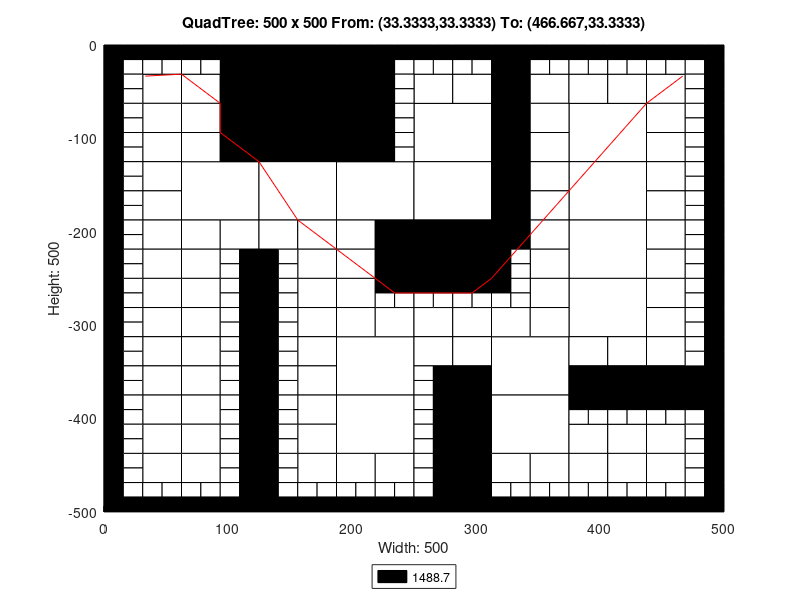

MATLAB code to generate this figure:
axis([0 500 -500 0]);
title('QuadTree: 500 x 500 From: (33.3333,33.3333) To: (466.667,33.3333)');
xlabel('Width: 500');
ylabel('Height: 500');
rectangle('Position',[125 -62.5 62.5 62.5], 'FaceColor',[0 0 0]);
rectangle('Position',[125 -125 62.5 62.5], 'FaceColor',[0 0 0]);
rectangle('Position',[62.5 -187.5 62.5 62.5], 'FaceColor',[1 1 1]);
rectangle('Position',[125 -187.5 62.5 62.5], 'FaceColor',[1 1 1]);
rectangle('Position',[187.5 -187.5 62.5 62.5], 'FaceColor',[1 1 1]);
rectangle('Position',[250 -125 62.5 62.5], 'FaceColor',[1 1 1]);
rectangle('Position',[375 -125 62.5 62.5], 'FaceColor',[1 1 1]);
rectangle('Position',[250 -187.5 62.5 62.5], 'FaceColor',[1 1 1]);
rectangle('Position',[250 -250 62.5 62.5], 'FaceColor',[0 0 0]);
rectangle('Position',[375 -187.5 62.5 62.5], 'FaceColor',[1 1 1]);
rectangle('Position',[375 -250 62.5 62.5], 'FaceColor',[1 1 1]);
rectangle('Position',[187.5 -375 62.5 62.5], 'FaceColor',[1 1 1]);
rectangle('Position',[187.5 -437.5 62.5 62.5], 'FaceColor',[1 1 1]);
rectangle('Position',[312.5 -375 62.5 62.5], 'FaceColor',[1 1 1]);
rectangle('Position',[375 -312.5 62.5 62.5], 'FaceColor',[1 1 1]);
rectangle('Position',[312.5 -437.5 62.5 62.5], 'FaceColor',[1 1 1]);
rectangle('Position',[31.25 -62.5 31.25 31.25], 'FaceColor',[1 1 1]);
rectangle('Position',[93.75 -31.25 31.25 31.25], 'FaceColor',[0 0 0]);
rectangle('Position',[62.5 -62.5 31.25 31.25], 'FaceColor',[1 1 1]);
rectangle('Position',[93.75 -62.5 31.25 31.25], 'FaceColor',[0 0 0]);
rectangle('Position',[31.25 -93.75 31.25 31.25], 'FaceColor',[1 1 1]);
rectangle('Position',[31.25 -125 31.25 31.25], 'FaceColor',[1 1 1]);
rectangle('Position',[62.5 -93.75 31.25 31.25], 'FaceColor',[1 1 1]);
rectangle('Position',[93.75 -93.75 31.25 31.25], 'FaceColor',[0 0 0]);
rectangle('Position',[62.5 -125 31.25 31.25], 'FaceColor',[1 1 1]);
rectangle('Position',[93.75 -125 31.25 31.25], 'FaceColor',[0 0 0]);
rectangle('Position',[187.5 -31.25 31.25 31.25], 'FaceColor',[0 0 0]);
rectangle('Position',[187.5 -62.5 31.25 31.25], 'FaceColor',[0 0 0]);
rectangle('Position',[187.5 -93.75 31.25 31.25], 'FaceColor',[0 0 0]);
rectangle('Position',[187.5 -125 31.25 31.25], 'FaceColor',[0 0 0]);
rectangle('Position',[31.25 -156.25 31.25 31.25], 'FaceColor',[1 1 1]);
rectangle('Position',[31.25 -187.5 31.25 31.25], 'FaceColor',[1 1 1]);
rectangle('Position',[31.25 -218.75 31.25 31.25], 'FaceColor',[1 1 1]);
rectangle('Position',[31.25 -250 31.25 31.25], 'FaceColor',[1 1 1]);
rectangle('Position',[62.5 -218.75 31.25 31.25], 'FaceColor',[1 1 1]);
rectangle('Position',[93.75 -218.75 31.25 31.25], 'FaceColor',[1 1 1]);
rectangle('Position',[62.5 -250 31.25 31.25], 'FaceColor',[1 1 1]);
rectangle('Position',[125 -218.75 31.25 31.25], 'FaceColor',[1 1 1]);
rectangle('Position',[156.25 -218.75 31.25 31.25], 'FaceColor',[1 1 1]);
rectangle('Position',[156.25 -250 31.25 31.25], 'FaceColor',[1 1 1]);
rectangle('Position',[187.5 -218.75 31.25 31.25], 'FaceColor',[1 1 1]);
rectangle('Position',[218.75 -218.75 31.25 31.25], 'FaceColor',[0 0 0]);
rectangle('Position',[187.5 -250 31.25 31.25], 'FaceColor',[1 1 1]);
rectangle('Position',[218.75 -250 31.25 31.25], 'FaceColor',[0 0 0]);
rectangle('Position',[250 -62.5 31.25 31.25], 'FaceColor',[1 1 1]);
rectangle('Position',[281.25 -62.5 31.25 31.25], 'FaceColor',[1 1 1]);
rectangle('Position',[312.5 -31.25 31.25 31.25], 'FaceColor',[0 0 0]);
rectangle('Position',[312.5 -62.5 31.25 31.25], 'FaceColor',[0 0 0]);
rectangle('Position',[343.75 -62.5 31.25 31.25], 'FaceColor',[1 1 1]);
rectangle('Position',[312.5 -93.75 31.25 31.25], 'FaceColor',[0 0 0]);
rectangle('Position',[343.75 -93.75 31.25 31.25], 'FaceColor',[1 1 1]);
rectangle('Position',[312.5 -125 31.25 31.25], 'FaceColor',[0 0 0]);
rectangle('Position',[343.75 -125 31.25 31.25], 'FaceColor',[1 1 1]);
rectangle('Position',[375 -62.5 31.25 31.25], 'FaceColor',[1 1 1]);
rectangle('Position',[406.25 -62.5 31.25 31.25], 'FaceColor',[1 1 1]);
rectangle('Position',[437.5 -62.5 31.25 31.25], 'FaceColor',[1 1 1]);
rectangle('Position',[437.5 -93.75 31.25 31.25], 'FaceColor',[1 1 1]);
rectangle('Position',[437.5 -125 31.25 31.25], 'FaceColor',[1 1 1]);
rectangle('Position',[312.5 -156.25 31.25 31.25], 'FaceColor',[0 0 0]);
rectangle('Position',[343.75 -156.25 31.25 31.25], 'FaceColor',[1 1 1]);
rectangle('Position',[312.5 -187.5 31.25 31.25], 'FaceColor',[0 0 0]);
rectangle('Position',[343.75 -187.5 31.25 31.25], 'FaceColor',[1 1 1]);
rectangle('Position',[312.5 -218.75 31.25 31.25], 'FaceColor',[0 0 0]);
rectangle('Position',[343.75 -218.75 31.25 31.25], 'FaceColor',[1 1 1]);
rectangle('Position',[343.75 -250 31.25 31.25], 'FaceColor',[1 1 1]);
rectangle('Position',[437.5 -156.25 31.25 31.25], 'FaceColor',[1 1 1]);
rectangle('Position',[437.5 -187.5 31.25 31.25], 'FaceColor',[1 1 1]);
rectangle('Position',[437.5 -218.75 31.25 31.25], 'FaceColor',[1 1 1]);
rectangle('Position',[437.5 -250 31.25 31.25], 'FaceColor',[1 1 1]);
rectangle('Position',[31.25 -281.25 31.25 31.25], 'FaceColor',[1 1 1]);
rectangle('Position',[31.25 -312.5 31.25 31.25], 'FaceColor',[1 1 1]);
rectangle('Position',[62.5 -281.25 31.25 31.25], 'FaceColor',[1 1 1]);
rectangle('Position',[62.5 -312.5 31.25 31.25], 'FaceColor',[1 1 1]);
rectangle('Position',[31.25 -343.75 31.25 31.25], 'FaceColor',[1 1 1]);
rectangle('Position',[31.25 -375 31.25 31.25], 'FaceColor',[1 1 1]);
rectangle('Position',[62.5 -343.75 31.25 31.25], 'FaceColor',[1 1 1]);
rectangle('Position',[62.5 -375 31.25 31.25], 'FaceColor',[1 1 1]);
rectangle('Position',[156.25 -281.25 31.25 31.25], 'FaceColor',[1 1 1]);
rectangle('Position',[156.25 -312.5 31.25 31.25], 'FaceColor',[1 1 1]);
rectangle('Position',[187.5 -281.25 31.25 31.25], 'FaceColor',[1 1 1]);
rectangle('Position',[187.5 -312.5 31.25 31.25], 'FaceColor',[1 1 1]);
rectangle('Position',[218.75 -312.5 31.25 31.25], 'FaceColor',[1 1 1]);
rectangle('Position',[156.25 -343.75 31.25 31.25], 'FaceColor',[1 1 1]);
rectangle('Position',[156.25 -375 31.25 31.25], 'FaceColor',[1 1 1]);
rectangle('Position',[31.25 -406.25 31.25 31.25], 'FaceColor',[1 1 1]);
rectangle('Position',[31.25 -437.5 31.25 31.25], 'FaceColor',[1 1 1]);
rectangle('Position',[62.5 -406.25 31.25 31.25], 'FaceColor',[1 1 1]);
rectangle('Position',[62.5 -437.5 31.25 31.25], 'FaceColor',[1 1 1]);
rectangle('Position',[31.25 -468.75 31.25 31.25], 'FaceColor',[1 1 1]);
rectangle('Position',[62.5 -468.75 31.25 31.25], 'FaceColor',[1 1 1]);
rectangle('Position',[156.25 -406.25 31.25 31.25], 'FaceColor',[1 1 1]);
rectangle('Position',[156.25 -437.5 31.25 31.25], 'FaceColor',[1 1 1]);
rectangle('Position',[156.25 -468.75 31.25 31.25], 'FaceColor',[1 1 1]);
rectangle('Position',[187.5 -468.75 31.25 31.25], 'FaceColor',[1 1 1]);
rectangle('Position',[218.75 -468.75 31.25 31.25], 'FaceColor',[1 1 1]);
rectangle('Position',[250 -312.5 31.25 31.25], 'FaceColor',[1 1 1]);
rectangle('Position',[281.25 -312.5 31.25 31.25], 'FaceColor',[1 1 1]);
rectangle('Position',[343.75 -281.25 31.25 31.25], 'FaceColor',[1 1 1]);
rectangle('Position',[312.5 -312.5 31.25 31.25], 'FaceColor',[1 1 1]);
rectangle('Position',[343.75 -312.5 31.25 31.25], 'FaceColor',[1 1 1]);
rectangle('Position',[250 -343.75 31.25 31.25], 'FaceColor',[1 1 1]);
rectangle('Position',[281.25 -343.75 31.25 31.25], 'FaceColor',[1 1 1]);
rectangle('Position',[281.25 -375 31.25 31.25], 'FaceColor',[0 0 0]);
rectangle('Position',[437.5 -281.25 31.25 31.25], 'FaceColor',[1 1 1]);
rectangle('Position',[437.5 -312.5 31.25 31.25], 'FaceColor',[1 1 1]);
rectangle('Position',[375 -343.75 31.25 31.25], 'FaceColor',[1 1 1]);
rectangle('Position',[406.25 -343.75 31.25 31.25], 'FaceColor',[1 1 1]);
rectangle('Position',[375 -375 31.25 31.25], 'FaceColor',[0 0 0]);
rectangle('Position',[406.25 -375 31.25 31.25], 'FaceColor',[0 0 0]);
rectangle('Position',[437.5 -343.75 31.25 31.25], 'FaceColor',[1 1 1]);
rectangle('Position',[437.5 -375 31.25 31.25], 'FaceColor',[0 0 0]);
rectangle('Position',[468.75 -375 31.25 31.25], 'FaceColor',[0 0 0]);
rectangle('Position',[281.25 -406.25 31.25 31.25], 'FaceColor',[0 0 0]);
rectangle('Position',[281.25 -437.5 31.25 31.25], 'FaceColor',[0 0 0]);
rectangle('Position',[281.25 -468.75 31.25 31.25], 'FaceColor',[0 0 0]);
rectangle('Position',[281.25 -500 31.25 31.25], 'FaceColor',[0 0 0]);
rectangle('Position',[312.5 -468.75 31.25 31.25], 'FaceColor',[1 1 1]);
rectangle('Position',[343.75 -468.75 31.25 31.25], 'FaceColor',[1 1 1]);
rectangle('Position',[375 -437.5 31.25 31.25], 'FaceColor',[1 1 1]);
rectangle('Position',[406.25 -437.5 31.25 31.25], 'FaceColor',[1 1 1]);
rectangle('Position',[437.5 -437.5 31.25 31.25], 'FaceColor',[1 1 1]);
rectangle('Position',[375 -468.75 31.25 31.25], 'FaceColor',[1 1 1]);
rectangle('Position',[406.25 -468.75 31.25 31.25], 'FaceColor',[1 1 1]);
rectangle('Position',[437.5 -468.75 31.25 31.25], 'FaceColor',[1 1 1]);
rectangle('Position',[0 -15.625 15.625 15.625], 'FaceColor',[0 0 0]);
rectangle('Position',[15.625 -15.625 15.625 15.625], 'FaceColor',[0 0 0]);
rectangle('Position',[0 -31.25 15.625 15.625], 'FaceColor',[0 0 0]);
rectangle('Position',[15.625 -31.25 15.625 15.625], 'FaceColor',[1 1 1]);
rectangle('Position',[31.25 -15.625 15.625 15.625], 'FaceColor',[0 0 0]);
rectangle('Position',[46.875 -15.625 15.625 15.625], 'FaceColor',[0 0 0]);
rectangle('Position',[31.25 -31.25 15.625 15.625], 'FaceColor',[1 1 1]);
rectangle('Position',[46.875 -31.25 15.625 15.625], 'FaceColor',[1 1 1]);
rectangle('Position',[0 -46.875 15.625 15.625], 'FaceColor',[0 0 0]);
rectangle('Position',[15.625 -46.875 15.625 15.625], 'FaceColor',[1 1 1]);
rectangle('Position',[0 -62.5 15.625 15.625], 'FaceColor',[0 0 0]);
rectangle('Position',[15.625 -62.5 15.625 15.625], 'FaceColor',[1 1 1]);
rectangle('Position',[62.5 -15.625 15.625 15.625], 'FaceColor',[0 0 0]);
rectangle('Position',[78.125 -15.625 15.625 15.625], 'FaceColor',[0 0 0]);
rectangle('Position',[62.5 -31.25 15.625 15.625], 'FaceColor',[1 1 1]);
rectangle('Position',[78.125 -31.25 15.625 15.625], 'FaceColor',[1 1 1]);
rectangle('Position',[0 -78.125 15.625 15.625], 'FaceColor',[0 0 0]);
rectangle('Position',[15.625 -78.125 15.625 15.625], 'FaceColor',[1 1 1]);
rectangle('Position',[0 -93.75 15.625 15.625], 'FaceColor',[0 0 0]);
rectangle('Position',[15.625 -93.75 15.625 15.625], 'FaceColor',[1 1 1]);
rectangle('Position',[0 -109.375 15.625 15.625], 'FaceColor',[0 0 0]);
rectangle('Position',[15.625 -109.375 15.625 15.625], 'FaceColor',[1 1 1]);
rectangle('Position',[0 -125 15.625 15.625], 'FaceColor',[0 0 0]);
rectangle('Position',[15.625 -125 15.625 15.625], 'FaceColor',[1 1 1]);
rectangle('Position',[218.75 -15.625 15.625 15.625], 'FaceColor',[0 0 0]);
rectangle('Position',[234.375 -15.625 15.625 15.625], 'FaceColor',[0 0 0]);
rectangle('Position',[218.75 -31.25 15.625 15.625], 'FaceColor',[0 0 0]);
rectangle('Position',[234.375 -31.25 15.625 15.625], 'FaceColor',[1 1 1]);
rectangle('Position',[218.75 -46.875 15.625 15.625], 'FaceColor',[0 0 0]);
rectangle('Position',[234.375 -46.875 15.625 15.625], 'FaceColor',[1 1 1]);
rectangle('Position',[218.75 -62.5 15.625 15.625], 'FaceColor',[0 0 0]);
rectangle('Position',[234.375 -62.5 15.625 15.625], 'FaceColor',[1 1 1]);
rectangle('Position',[218.75 -78.125 15.625 15.625], 'FaceColor',[0 0 0]);
rectangle('Position',[234.375 -78.125 15.625 15.625], 'FaceColor',[1 1 1]);
rectangle('Position',[218.75 -93.75 15.625 15.625], 'FaceColor',[0 0 0]);
rectangle('Position',[234.375 -93.75 15.625 15.625], 'FaceColor',[1 1 1]);
rectangle('Position',[218.75 -109.375 15.625 15.625], 'FaceColor',[0 0 0]);
rectangle('Position',[234.375 -109.375 15.625 15.625], 'FaceColor',[1 1 1]);
rectangle('Position',[218.75 -125 15.625 15.625], 'FaceColor',[0 0 0]);
rectangle('Position',[234.375 -125 15.625 15.625], 'FaceColor',[1 1 1]);
rectangle('Position',[0 -140.625 15.625 15.625], 'FaceColor',[0 0 0]);
rectangle('Position',[15.625 -140.625 15.625 15.625], 'FaceColor',[1 1 1]);
rectangle('Position',[0 -156.25 15.625 15.625], 'FaceColor',[0 0 0]);
rectangle('Position',[15.625 -156.25 15.625 15.625], 'FaceColor',[1 1 1]);
rectangle('Position',[0 -171.875 15.625 15.625], 'FaceColor',[0 0 0]);
rectangle('Position',[15.625 -171.875 15.625 15.625], 'FaceColor',[1 1 1]);
rectangle('Position',[0 -187.5 15.625 15.625], 'FaceColor',[0 0 0]);
rectangle('Position',[15.625 -187.5 15.625 15.625], 'FaceColor',[1 1 1]);
rectangle('Position',[0 -203.125 15.625 15.625], 'FaceColor',[0 0 0]);
rectangle('Position',[15.625 -203.125 15.625 15.625], 'FaceColor',[1 1 1]);
rectangle('Position',[0 -218.75 15.625 15.625], 'FaceColor',[0 0 0]);
rectangle('Position',[15.625 -218.75 15.625 15.625], 'FaceColor',[1 1 1]);
rectangle('Position',[0 -234.375 15.625 15.625], 'FaceColor',[0 0 0]);
rectangle('Position',[15.625 -234.375 15.625 15.625], 'FaceColor',[1 1 1]);
rectangle('Position',[0 -250 15.625 15.625], 'FaceColor',[0 0 0]);
rectangle('Position',[15.625 -250 15.625 15.625], 'FaceColor',[1 1 1]);
rectangle('Position',[93.75 -234.375 15.625 15.625], 'FaceColor',[1 1 1]);
rectangle('Position',[109.375 -234.375 15.625 15.625], 'FaceColor',[0 0 0]);
rectangle('Position',[93.75 -250 15.625 15.625], 'FaceColor',[1 1 1]);
rectangle('Position',[109.375 -250 15.625 15.625], 'FaceColor',[0 0 0]);
rectangle('Position',[125 -234.375 15.625 15.625], 'FaceColor',[0 0 0]);
rectangle('Position',[140.625 -234.375 15.625 15.625], 'FaceColor',[1 1 1]);
rectangle('Position',[125 -250 15.625 15.625], 'FaceColor',[0 0 0]);
rectangle('Position',[140.625 -250 15.625 15.625], 'FaceColor',[1 1 1]);
rectangle('Position',[250 -15.625 15.625 15.625], 'FaceColor',[0 0 0]);
rectangle('Position',[265.625 -15.625 15.625 15.625], 'FaceColor',[0 0 0]);
rectangle('Position',[250 -31.25 15.625 15.625], 'FaceColor',[1 1 1]);
rectangle('Position',[265.625 -31.25 15.625 15.625], 'FaceColor',[1 1 1]);
rectangle('Position',[281.25 -15.625 15.625 15.625], 'FaceColor',[0 0 0]);
rectangle('Position',[296.875 -15.625 15.625 15.625], 'FaceColor',[0 0 0]);
rectangle('Position',[281.25 -31.25 15.625 15.625], 'FaceColor',[1 1 1]);
rectangle('Position',[296.875 -31.25 15.625 15.625], 'FaceColor',[1 1 1]);
rectangle('Position',[343.75 -15.625 15.625 15.625], 'FaceColor',[0 0 0]);
rectangle('Position',[359.375 -15.625 15.625 15.625], 'FaceColor',[0 0 0]);
rectangle('Position',[343.75 -31.25 15.625 15.625], 'FaceColor',[1 1 1]);
rectangle('Position',[359.375 -31.25 15.625 15.625], 'FaceColor',[1 1 1]);
rectangle('Position',[375 -15.625 15.625 15.625], 'FaceColor',[0 0 0]);
rectangle('Position',[390.625 -15.625 15.625 15.625], 'FaceColor',[0 0 0]);
rectangle('Position',[375 -31.25 15.625 15.625], 'FaceColor',[1 1 1]);
rectangle('Position',[390.625 -31.25 15.625 15.625], 'FaceColor',[1 1 1]);
rectangle('Position',[406.25 -15.625 15.625 15.625], 'FaceColor',[0 0 0]);
rectangle('Position',[421.875 -15.625 15.625 15.625], 'FaceColor',[0 0 0]);
rectangle('Position',[406.25 -31.25 15.625 15.625], 'FaceColor',[1 1 1]);
rectangle('Position',[421.875 -31.25 15.625 15.625], 'FaceColor',[1 1 1]);
rectangle('Position',[437.5 -15.625 15.625 15.625], 'FaceColor',[0 0 0]);
rectangle('Position',[453.125 -15.625 15.625 15.625], 'FaceColor',[0 0 0]);
rectangle('Position',[437.5 -31.25 15.625 15.625], 'FaceColor',[1 1 1]);
rectangle('Position',[453.125 -31.25 15.625 15.625], 'FaceColor',[1 1 1]);
rectangle('Position',[468.75 -15.625 15.625 15.625], 'FaceColor',[0 0 0]);
rectangle('Position',[484.375 -15.625 15.625 15.625], 'FaceColor',[0 0 0]);
rectangle('Position',[468.75 -31.25 15.625 15.625], 'FaceColor',[1 1 1]);
rectangle('Position',[484.375 -31.25 15.625 15.625], 'FaceColor',[0 0 0]);
rectangle('Position',[468.75 -46.875 15.625 15.625], 'FaceColor',[1 1 1]);
rectangle('Position',[484.375 -46.875 15.625 15.625], 'FaceColor',[0 0 0]);
rectangle('Position',[468.75 -62.5 15.625 15.625], 'FaceColor',[1 1 1]);
rectangle('Position',[484.375 -62.5 15.625 15.625], 'FaceColor',[0 0 0]);
rectangle('Position',[468.75 -78.125 15.625 15.625], 'FaceColor',[1 1 1]);
rectangle('Position',[484.375 -78.125 15.625 15.625], 'FaceColor',[0 0 0]);
rectangle('Position',[468.75 -93.75 15.625 15.625], 'FaceColor',[1 1 1]);
rectangle('Position',[484.375 -93.75 15.625 15.625], 'FaceColor',[0 0 0]);
rectangle('Position',[468.75 -109.375 15.625 15.625], 'FaceColor',[1 1 1]);
rectangle('Position',[484.375 -109.375 15.625 15.625], 'FaceColor',[0 0 0]);
rectangle('Position',[468.75 -125 15.625 15.625], 'FaceColor',[1 1 1]);
rectangle('Position',[484.375 -125 15.625 15.625], 'FaceColor',[0 0 0]);
rectangle('Position',[312.5 -234.375 15.625 15.625], 'FaceColor',[0 0 0]);
rectangle('Position',[328.125 -234.375 15.625 15.625], 'FaceColor',[1 1 1]);
rectangle('Position',[312.5 -250 15.625 15.625], 'FaceColor',[0 0 0]);
rectangle('Position',[328.125 -250 15.625 15.625], 'FaceColor',[1 1 1]);
rectangle('Position',[468.75 -140.625 15.625 15.625], 'FaceColor',[1 1 1]);
rectangle('Position',[484.375 -140.625 15.625 15.625], 'FaceColor',[0 0 0]);
rectangle('Position',[468.75 -156.25 15.625 15.625], 'FaceColor',[1 1 1]);
rectangle('Position',[484.375 -156.25 15.625 15.625], 'FaceColor',[0 0 0]);
rectangle('Position',[468.75 -171.875 15.625 15.625], 'FaceColor',[1 1 1]);
rectangle('Position',[484.375 -171.875 15.625 15.625], 'FaceColor',[0 0 0]);
rectangle('Position',[468.75 -187.5 15.625 15.625], 'FaceColor',[1 1 1]);
rectangle('Position',[484.375 -187.5 15.625 15.625], 'FaceColor',[0 0 0]);
rectangle('Position',[468.75 -203.125 15.625 15.625], 'FaceColor',[1 1 1]);
rectangle('Position',[484.375 -203.125 15.625 15.625], 'FaceColor',[0 0 0]);
rectangle('Position',[468.75 -218.75 15.625 15.625], 'FaceColor',[1 1 1]);
rectangle('Position',[484.375 -218.75 15.625 15.625], 'FaceColor',[0 0 0]);
rectangle('Position',[468.75 -234.375 15.625 15.625], 'FaceColor',[1 1 1]);
rectangle('Position',[484.375 -234.375 15.625 15.625], 'FaceColor',[0 0 0]);
rectangle('Position',[468.75 -250 15.625 15.625], 'FaceColor',[1 1 1]);
rectangle('Position',[484.375 -250 15.625 15.625], 'FaceColor',[0 0 0]);
rectangle('Position',[0 -265.625 15.625 15.625], 'FaceColor',[0 0 0]);
rectangle('Position',[15.625 -265.625 15.625 15.625], 'FaceColor',[1 1 1]);
rectangle('Position',[0 -281.25 15.625 15.625], 'FaceColor',[0 0 0]);
rectangle('Position',[15.625 -281.25 15.625 15.625], 'FaceColor',[1 1 1]);
rectangle('Position',[0 -296.875 15.625 15.625], 'FaceColor',[0 0 0]);
rectangle('Position',[15.625 -296.875 15.625 15.625], 'FaceColor',[1 1 1]);
rectangle('Position',[0 -312.5 15.625 15.625], 'FaceColor',[0 0 0]);
rectangle('Position',[15.625 -312.5 15.625 15.625], 'FaceColor',[1 1 1]);
rectangle('Position',[93.75 -265.625 15.625 15.625], 'FaceColor',[1 1 1]);
rectangle('Position',[109.375 -265.625 15.625 15.625], 'FaceColor',[0 0 0]);
rectangle('Position',[93.75 -281.25 15.625 15.625], 'FaceColor',[1 1 1]);
rectangle('Position',[109.375 -281.25 15.625 15.625], 'FaceColor',[0 0 0]);
rectangle('Position',[93.75 -296.875 15.625 15.625], 'FaceColor',[1 1 1]);
rectangle('Position',[109.375 -296.875 15.625 15.625], 'FaceColor',[0 0 0]);
rectangle('Position',[93.75 -312.5 15.625 15.625], 'FaceColor',[1 1 1]);
rectangle('Position',[109.375 -312.5 15.625 15.625], 'FaceColor',[0 0 0]);
rectangle('Position',[0 -328.125 15.625 15.625], 'FaceColor',[0 0 0]);
rectangle('Position',[15.625 -328.125 15.625 15.625], 'FaceColor',[1 1 1]);
rectangle('Position',[0 -343.75 15.625 15.625], 'FaceColor',[0 0 0]);
rectangle('Position',[15.625 -343.75 15.625 15.625], 'FaceColor',[1 1 1]);
rectangle('Position',[0 -359.375 15.625 15.625], 'FaceColor',[0 0 0]);
rectangle('Position',[15.625 -359.375 15.625 15.625], 'FaceColor',[1 1 1]);
rectangle('Position',[0 -375 15.625 15.625], 'FaceColor',[0 0 0]);
rectangle('Position',[15.625 -375 15.625 15.625], 'FaceColor',[1 1 1]);
rectangle('Position',[93.75 -328.125 15.625 15.625], 'FaceColor',[1 1 1]);
rectangle('Position',[109.375 -328.125 15.625 15.625], 'FaceColor',[0 0 0]);
rectangle('Position',[93.75 -343.75 15.625 15.625], 'FaceColor',[1 1 1]);
rectangle('Position',[109.375 -343.75 15.625 15.625], 'FaceColor',[0 0 0]);
rectangle('Position',[93.75 -359.375 15.625 15.625], 'FaceColor',[1 1 1]);
rectangle('Position',[109.375 -359.375 15.625 15.625], 'FaceColor',[0 0 0]);
rectangle('Position',[93.75 -375 15.625 15.625], 'FaceColor',[1 1 1]);
rectangle('Position',[109.375 -375 15.625 15.625], 'FaceColor',[0 0 0]);
rectangle('Position',[125 -265.625 15.625 15.625], 'FaceColor',[0 0 0]);
rectangle('Position',[140.625 -265.625 15.625 15.625], 'FaceColor',[1 1 1]);
rectangle('Position',[125 -281.25 15.625 15.625], 'FaceColor',[0 0 0]);
rectangle('Position',[140.625 -281.25 15.625 15.625], 'FaceColor',[1 1 1]);
rectangle('Position',[125 -296.875 15.625 15.625], 'FaceColor',[0 0 0]);
rectangle('Position',[140.625 -296.875 15.625 15.625], 'FaceColor',[1 1 1]);
rectangle('Position',[125 -312.5 15.625 15.625], 'FaceColor',[0 0 0]);
rectangle('Position',[140.625 -312.5 15.625 15.625], 'FaceColor',[1 1 1]);
rectangle('Position',[218.75 -265.625 15.625 15.625], 'FaceColor',[0 0 0]);
rectangle('Position',[234.375 -265.625 15.625 15.625], 'FaceColor',[0 0 0]);
rectangle('Position',[218.75 -281.25 15.625 15.625], 'FaceColor',[1 1 1]);
rectangle('Position',[234.375 -281.25 15.625 15.625], 'FaceColor',[1 1 1]);
rectangle('Position',[125 -328.125 15.625 15.625], 'FaceColor',[0 0 0]);
rectangle('Position',[140.625 -328.125 15.625 15.625], 'FaceColor',[1 1 1]);
rectangle('Position',[125 -343.75 15.625 15.625], 'FaceColor',[0 0 0]);
rectangle('Position',[140.625 -343.75 15.625 15.625], 'FaceColor',[1 1 1]);
rectangle('Position',[125 -359.375 15.625 15.625], 'FaceColor',[0 0 0]);
rectangle('Position',[140.625 -359.375 15.625 15.625], 'FaceColor',[1 1 1]);
rectangle('Position',[125 -375 15.625 15.625], 'FaceColor',[0 0 0]);
rectangle('Position',[140.625 -375 15.625 15.625], 'FaceColor',[1 1 1]);
rectangle('Position',[0 -390.625 15.625 15.625], 'FaceColor',[0 0 0]);
rectangle('Position',[15.625 -390.625 15.625 15.625], 'FaceColor',[1 1 1]);
rectangle('Position',[0 -406.25 15.625 15.625], 'FaceColor',[0 0 0]);
rectangle('Position',[15.625 -406.25 15.625 15.625], 'FaceColor',[1 1 1]);
rectangle('Position',[0 -421.875 15.625 15.625], 'FaceColor',[0 0 0]);
rectangle('Position',[15.625 -421.875 15.625 15.625], 'FaceColor',[1 1 1]);
rectangle('Position',[0 -437.5 15.625 15.625], 'FaceColor',[0 0 0]);
rectangle('Position',[15.625 -437.5 15.625 15.625], 'FaceColor',[1 1 1]);
rectangle('Position',[93.75 -390.625 15.625 15.625], 'FaceColor',[1 1 1]);
rectangle('Position',[109.375 -390.625 15.625 15.625], 'FaceColor',[0 0 0]);
rectangle('Position',[93.75 -406.25 15.625 15.625], 'FaceColor',[1 1 1]);
rectangle('Position',[109.375 -406.25 15.625 15.625], 'FaceColor',[0 0 0]);
rectangle('Position',[93.75 -421.875 15.625 15.625], 'FaceColor',[1 1 1]);
rectangle('Position',[109.375 -421.875 15.625 15.625], 'FaceColor',[0 0 0]);
rectangle('Position',[93.75 -437.5 15.625 15.625], 'FaceColor',[1 1 1]);
rectangle('Position',[109.375 -437.5 15.625 15.625], 'FaceColor',[0 0 0]);
rectangle('Position',[0 -453.125 15.625 15.625], 'FaceColor',[0 0 0]);
rectangle('Position',[15.625 -453.125 15.625 15.625], 'FaceColor',[1 1 1]);
rectangle('Position',[0 -468.75 15.625 15.625], 'FaceColor',[0 0 0]);
rectangle('Position',[15.625 -468.75 15.625 15.625], 'FaceColor',[1 1 1]);
rectangle('Position',[0 -484.375 15.625 15.625], 'FaceColor',[0 0 0]);
rectangle('Position',[15.625 -484.375 15.625 15.625], 'FaceColor',[1 1 1]);
rectangle('Position',[0 -500 15.625 15.625], 'FaceColor',[0 0 0]);
rectangle('Position',[15.625 -500 15.625 15.625], 'FaceColor',[0 0 0]);
rectangle('Position',[31.25 -484.375 15.625 15.625], 'FaceColor',[1 1 1]);
rectangle('Position',[46.875 -484.375 15.625 15.625], 'FaceColor',[1 1 1]);
rectangle('Position',[31.25 -500 15.625 15.625], 'FaceColor',[0 0 0]);
rectangle('Position',[46.875 -500 15.625 15.625], 'FaceColor',[0 0 0]);
rectangle('Position',[93.75 -453.125 15.625 15.625], 'FaceColor',[1 1 1]);
rectangle('Position',[109.375 -453.125 15.625 15.625], 'FaceColor',[0 0 0]);
rectangle('Position',[93.75 -468.75 15.625 15.625], 'FaceColor',[1 1 1]);
rectangle('Position',[109.375 -468.75 15.625 15.625], 'FaceColor',[0 0 0]);
rectangle('Position',[62.5 -484.375 15.625 15.625], 'FaceColor',[1 1 1]);
rectangle('Position',[78.125 -484.375 15.625 15.625], 'FaceColor',[1 1 1]);
rectangle('Position',[62.5 -500 15.625 15.625], 'FaceColor',[0 0 0]);
rectangle('Position',[78.125 -500 15.625 15.625], 'FaceColor',[0 0 0]);
rectangle('Position',[93.75 -484.375 15.625 15.625], 'FaceColor',[1 1 1]);
rectangle('Position',[109.375 -484.375 15.625 15.625], 'FaceColor',[0 0 0]);
rectangle('Position',[93.75 -500 15.625 15.625], 'FaceColor',[0 0 0]);
rectangle('Position',[109.375 -500 15.625 15.625], 'FaceColor',[0 0 0]);
rectangle('Position',[125 -390.625 15.625 15.625], 'FaceColor',[0 0 0]);
rectangle('Position',[140.625 -390.625 15.625 15.625], 'FaceColor',[1 1 1]);
rectangle('Position',[125 -406.25 15.625 15.625], 'FaceColor',[0 0 0]);
rectangle('Position',[140.625 -406.25 15.625 15.625], 'FaceColor',[1 1 1]);
rectangle('Position',[125 -421.875 15.625 15.625], 'FaceColor',[0 0 0]);
rectangle('Position',[140.625 -421.875 15.625 15.625], 'FaceColor',[1 1 1]);
rectangle('Position',[125 -437.5 15.625 15.625], 'FaceColor',[0 0 0]);
rectangle('Position',[140.625 -437.5 15.625 15.625], 'FaceColor',[1 1 1]);
rectangle('Position',[125 -453.125 15.625 15.625], 'FaceColor',[0 0 0]);
rectangle('Position',[140.625 -453.125 15.625 15.625], 'FaceColor',[1 1 1]);
rectangle('Position',[125 -468.75 15.625 15.625], 'FaceColor',[0 0 0]);
rectangle('Position',[140.625 -468.75 15.625 15.625], 'FaceColor',[1 1 1]);
rectangle('Position',[125 -484.375 15.625 15.625], 'FaceColor',[0 0 0]);
rectangle('Position',[140.625 -484.375 15.625 15.625], 'FaceColor',[1 1 1]);
rectangle('Position',[125 -500 15.625 15.625], 'FaceColor',[0 0 0]);
rectangle('Position',[140.625 -500 15.625 15.625], 'FaceColor',[0 0 0]);
rectangle('Position',[156.25 -484.375 15.625 15.625], 'FaceColor',[1 1 1]);
rectangle('Position',[171.875 -484.375 15.625 15.625], 'FaceColor',[1 1 1]);
rectangle('Position',[156.25 -500 15.625 15.625], 'FaceColor',[0 0 0]);
rectangle('Position',[171.875 -500 15.625 15.625], 'FaceColor',[0 0 0]);
rectangle('Position',[187.5 -484.375 15.625 15.625], 'FaceColor',[1 1 1]);
rectangle('Position',[203.125 -484.375 15.625 15.625], 'FaceColor',[1 1 1]);
rectangle('Position',[187.5 -500 15.625 15.625], 'FaceColor',[0 0 0]);
rectangle('Position',[203.125 -500 15.625 15.625], 'FaceColor',[0 0 0]);
rectangle('Position',[218.75 -484.375 15.625 15.625], 'FaceColor',[1 1 1]);
rectangle('Position',[234.375 -484.375 15.625 15.625], 'FaceColor',[1 1 1]);
rectangle('Position',[218.75 -500 15.625 15.625], 'FaceColor',[0 0 0]);
rectangle('Position',[234.375 -500 15.625 15.625], 'FaceColor',[0 0 0]);
rectangle('Position',[250 -265.625 15.625 15.625], 'FaceColor',[0 0 0]);
rectangle('Position',[265.625 -265.625 15.625 15.625], 'FaceColor',[0 0 0]);
rectangle('Position',[250 -281.25 15.625 15.625], 'FaceColor',[1 1 1]);
rectangle('Position',[265.625 -281.25 15.625 15.625], 'FaceColor',[1 1 1]);
rectangle('Position',[281.25 -265.625 15.625 15.625], 'FaceColor',[0 0 0]);
rectangle('Position',[296.875 -265.625 15.625 15.625], 'FaceColor',[0 0 0]);
rectangle('Position',[281.25 -281.25 15.625 15.625], 'FaceColor',[1 1 1]);
rectangle('Position',[296.875 -281.25 15.625 15.625], 'FaceColor',[1 1 1]);
rectangle('Position',[312.5 -265.625 15.625 15.625], 'FaceColor',[0 0 0]);
rectangle('Position',[328.125 -265.625 15.625 15.625], 'FaceColor',[1 1 1]);
rectangle('Position',[312.5 -281.25 15.625 15.625], 'FaceColor',[1 1 1]);
rectangle('Position',[328.125 -281.25 15.625 15.625], 'FaceColor',[1 1 1]);
rectangle('Position',[250 -359.375 15.625 15.625], 'FaceColor',[1 1 1]);
rectangle('Position',[265.625 -359.375 15.625 15.625], 'FaceColor',[0 0 0]);
rectangle('Position',[250 -375 15.625 15.625], 'FaceColor',[1 1 1]);
rectangle('Position',[265.625 -375 15.625 15.625], 'FaceColor',[0 0 0]);
rectangle('Position',[468.75 -265.625 15.625 15.625], 'FaceColor',[1 1 1]);
rectangle('Position',[484.375 -265.625 15.625 15.625], 'FaceColor',[0 0 0]);
rectangle('Position',[468.75 -281.25 15.625 15.625], 'FaceColor',[1 1 1]);
rectangle('Position',[484.375 -281.25 15.625 15.625], 'FaceColor',[0 0 0]);
rectangle('Position',[468.75 -296.875 15.625 15.625], 'FaceColor',[1 1 1]);
rectangle('Position',[484.375 -296.875 15.625 15.625], 'FaceColor',[0 0 0]);
rectangle('Position',[468.75 -312.5 15.625 15.625], 'FaceColor',[1 1 1]);
rectangle('Position',[484.375 -312.5 15.625 15.625], 'FaceColor',[0 0 0]);
rectangle('Position',[468.75 -328.125 15.625 15.625], 'FaceColor',[1 1 1]);
rectangle('Position',[484.375 -328.125 15.625 15.625], 'FaceColor',[0 0 0]);
rectangle('Position',[468.75 -343.75 15.625 15.625], 'FaceColor',[1 1 1]);
rectangle('Position',[484.375 -343.75 15.625 15.625], 'FaceColor',[0 0 0]);
rectangle('Position',[250 -390.625 15.625 15.625], 'FaceColor',[1 1 1]);
rectangle('Position',[265.625 -390.625 15.625 15.625], 'FaceColor',[0 0 0]);
rectangle('Position',[250 -406.25 15.625 15.625], 'FaceColor',[1 1 1]);
rectangle('Position',[265.625 -406.25 15.625 15.625], 'FaceColor',[0 0 0]);
rectangle('Position',[250 -421.875 15.625 15.625], 'FaceColor',[1 1 1]);
rectangle('Position',[265.625 -421.875 15.625 15.625], 'FaceColor',[0 0 0]);
rectangle('Position',[250 -437.5 15.625 15.625], 'FaceColor',[1 1 1]);
rectangle('Position',[265.625 -437.5 15.625 15.625], 'FaceColor',[0 0 0]);
rectangle('Position',[250 -453.125 15.625 15.625], 'FaceColor',[1 1 1]);
rectangle('Position',[265.625 -453.125 15.625 15.625], 'FaceColor',[0 0 0]);
rectangle('Position',[250 -468.75 15.625 15.625], 'FaceColor',[1 1 1]);
rectangle('Position',[265.625 -468.75 15.625 15.625], 'FaceColor',[0 0 0]);
rectangle('Position',[250 -484.375 15.625 15.625], 'FaceColor',[1 1 1]);
rectangle('Position',[265.625 -484.375 15.625 15.625], 'FaceColor',[0 0 0]);
rectangle('Position',[250 -500 15.625 15.625], 'FaceColor',[0 0 0]);
rectangle('Position',[265.625 -500 15.625 15.625], 'FaceColor',[0 0 0]);
rectangle('Position',[312.5 -484.375 15.625 15.625], 'FaceColor',[1 1 1]);
rectangle('Position',[328.125 -484.375 15.625 15.625], 'FaceColor',[1 1 1]);
rectangle('Position',[312.5 -500 15.625 15.625], 'FaceColor',[0 0 0]);
rectangle('Position',[328.125 -500 15.625 15.625], 'FaceColor',[0 0 0]);
rectangle('Position',[343.75 -484.375 15.625 15.625], 'FaceColor',[1 1 1]);
rectangle('Position',[359.375 -484.375 15.625 15.625], 'FaceColor',[1 1 1]);
rectangle('Position',[343.75 -500 15.625 15.625], 'FaceColor',[0 0 0]);
rectangle('Position',[359.375 -500 15.625 15.625], 'FaceColor',[0 0 0]);
rectangle('Position',[375 -390.625 15.625 15.625], 'FaceColor',[0 0 0]);
rectangle('Position',[390.625 -390.625 15.625 15.625], 'FaceColor',[0 0 0]);
rectangle('Position',[375 -406.25 15.625 15.625], 'FaceColor',[1 1 1]);
rectangle('Position',[390.625 -406.25 15.625 15.625], 'FaceColor',[1 1 1]);
rectangle('Position',[406.25 -390.625 15.625 15.625], 'FaceColor',[0 0 0]);
rectangle('Position',[421.875 -390.625 15.625 15.625], 'FaceColor',[0 0 0]);
rectangle('Position',[406.25 -406.25 15.625 15.625], 'FaceColor',[1 1 1]);
rectangle('Position',[421.875 -406.25 15.625 15.625], 'FaceColor',[1 1 1]);
rectangle('Position',[437.5 -390.625 15.625 15.625], 'FaceColor',[0 0 0]);
rectangle('Position',[453.125 -390.625 15.625 15.625], 'FaceColor',[0 0 0]);
rectangle('Position',[437.5 -406.25 15.625 15.625], 'FaceColor',[1 1 1]);
rectangle('Position',[453.125 -406.25 15.625 15.625], 'FaceColor',[1 1 1]);
rectangle('Position',[468.75 -390.625 15.625 15.625], 'FaceColor',[0 0 0]);
rectangle('Position',[484.375 -390.625 15.625 15.625], 'FaceColor',[0 0 0]);
rectangle('Position',[468.75 -406.25 15.625 15.625], 'FaceColor',[1 1 1]);
rectangle('Position',[484.375 -406.25 15.625 15.625], 'FaceColor',[0 0 0]);
rectangle('Position',[468.75 -421.875 15.625 15.625], 'FaceColor',[1 1 1]);
rectangle('Position',[484.375 -421.875 15.625 15.625], 'FaceColor',[0 0 0]);
rectangle('Position',[468.75 -437.5 15.625 15.625], 'FaceColor',[1 1 1]);
rectangle('Position',[484.375 -437.5 15.625 15.625], 'FaceColor',[0 0 0]);
rectangle('Position',[375 -484.375 15.625 15.625], 'FaceColor',[1 1 1]);
rectangle('Position',[390.625 -484.375 15.625 15.625], 'FaceColor',[1 1 1]);
rectangle('Position',[375 -500 15.625 15.625], 'FaceColor',[0 0 0]);
rectangle('Position',[390.625 -500 15.625 15.625], 'FaceColor',[0 0 0]);
rectangle('Position',[406.25 -484.375 15.625 15.625], 'FaceColor',[1 1 1]);
rectangle('Position',[421.875 -484.375 15.625 15.625], 'FaceColor',[1 1 1]);
rectangle('Position',[406.25 -500 15.625 15.625], 'FaceColor',[0 0 0]);
rectangle('Position',[421.875 -500 15.625 15.625], 'FaceColor',[0 0 0]);
rectangle('Position',[468.75 -453.125 15.625 15.625], 'FaceColor',[1 1 1]);
rectangle('Position',[484.375 -453.125 15.625 15.625], 'FaceColor',[0 0 0]);
rectangle('Position',[468.75 -468.75 15.625 15.625], 'FaceColor',[1 1 1]);
rectangle('Position',[484.375 -468.75 15.625 15.625], 'FaceColor',[0 0 0]);
rectangle('Position',[437.5 -484.375 15.625 15.625], 'FaceColor',[1 1 1]);
rectangle('Position',[453.125 -484.375 15.625 15.625], 'FaceColor',[1 1 1]);
rectangle('Position',[437.5 -500 15.625 15.625], 'FaceColor',[0 0 0]);
rectangle('Position',[453.125 -500 15.625 15.625], 'FaceColor',[0 0 0]);
rectangle('Position',[468.75 -484.375 15.625 15.625], 'FaceColor',[1 1 1]);
rectangle('Position',[484.375 -484.375 15.625 15.625], 'FaceColor',[0 0 0]);
rectangle('Position',[468.75 -500 15.625 15.625], 'FaceColor',[0 0 0]);
rectangle('Position',[484.375 -500 15.625 15.625], 'FaceColor',[0 0 0]);
X=[466.667,466.667,437.5,375,375,312.5,312.5,312.5,296.875,281.25,265.625,250,234.375,234.375,234.375,218.75,187.5,156.25,125,93.75,93.75,62.5,33.3333];
Y=[-33.3333,-33.3333,-62.5,-156.25,-156.25,-250,-250,-250,-265.625,-265.625,-265.625,-265.625,-265.625,-265.625,-265.625,-250,-218.75,-187.5,-125,-93.75,-62.5,-31.25,-33.3333];
hold on;
plot(X,Y,'r');
legend('1488.7','Location','southoutside');
